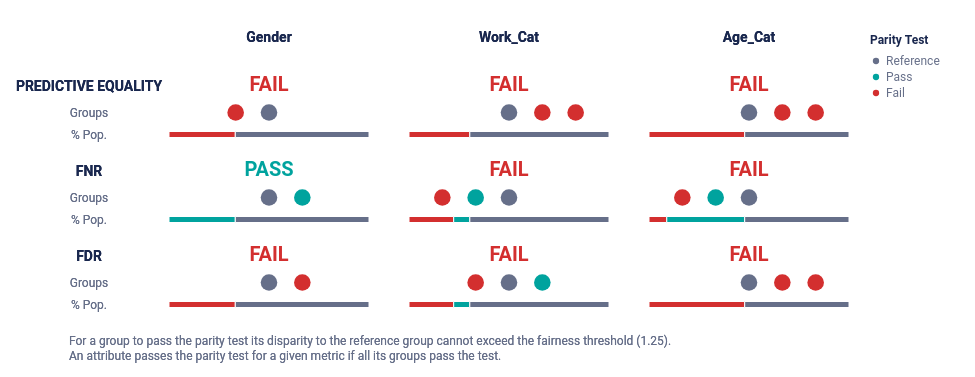

Here is the notebook cell this chart was saved with:
### Code cell
auditd = Audit(df, label_column="label_value", reference_groups={'gender':'Male', 'work_cat':'Private', 'age_cat':'<38'})

auditd.audit(bias_args={
    "alpha": 0.05,
    "check_significance": True,
    "mask_significance": True
})

metrics = ['fpr','fnr','fdr']
disparity_tolerance = 1.25

auditd.summary_plot(metrics=metrics, fairness_threshold=disparity_tolerance)
